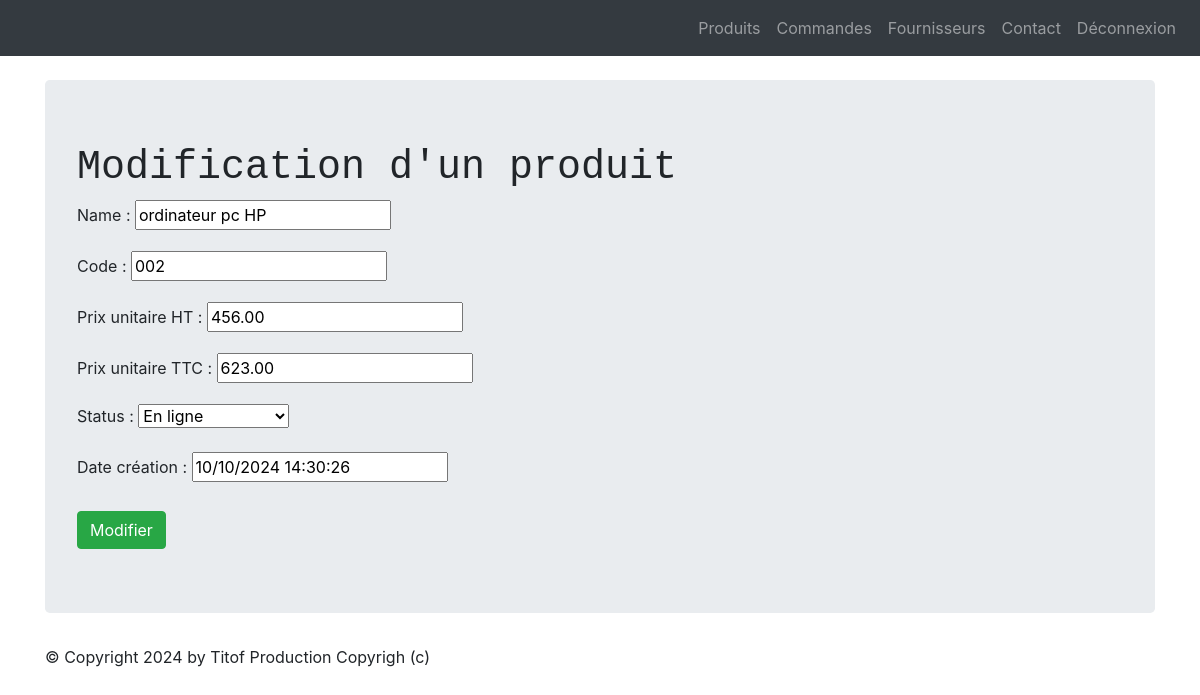
The app's page /product/4/update/ (signed in) with its own data.
### LesProduits/models.py (models this page shows, shortened)
class Product(models.Model):
    class Meta:
        verbose_name = "Produit"
    name          = models.CharField(max_length=100)
    code          = models.CharField(max_length=10, null=True, blank=True, unique=True)
    price_ht      = models.DecimalField(max_digits=8, decimal_places=2,  null=True, blank=True, verbose_name="Prix unitaire HT")
    price_ttc     = models.DecimalField(max_digits=8, decimal_places=2,  null=True, blank=True, verbose_name="Prix unitaire TTC")
    status        = models.SmallIntegerField(choices=PRODUCT_STATUS, default=0)
    date_creation =  models.DateTimeField(blank=True, verbose_name="Date création")
    stock         = models.PositiveIntegerField(default=0, verbose_name="Quantité en stock")

### LesProduits/views.py (the view, shortened to what this page needs)
# urls.py: path("product/<pk>/update/",views.ProductUpdateView.as_view(), name="product-update"),
class ProductUpdateView(LoginRequiredMixin, UpdateView):
    model = Product
    form_class=ProductForm
    template_name = "update_product.html"
    login_url = '/login/'

### LesProduits/forms.py
class ProductForm(forms.ModelForm):
    class Meta:
        model = Product
        fields = ['name', 'code', 'price_ht', 'price_ttc', 'status', 'date_creation']

### LesProduits/templates/update_product.html (shortened to what this page needs)
{% extends 'base.html' %}
{% block contenu %}
<h1> Modification d'un produit </h1>
<form action="" method="post" >
{{ form.as_p }}
<button type="submit" class="btn btn-success mt-2">Modifier</button>
</form>
{% endblock %}

### LesProduits/static/css/styles.css (style rules this page uses)
h1 { font-family: 'Courier New', Courier, monospace; }

### records on screen
Product: name "ordinateur pc HP", code "002", price_ht "456.00", price_ttc "623.00", status "En ligne", date_creation "10/10/2024 14:30:26"
